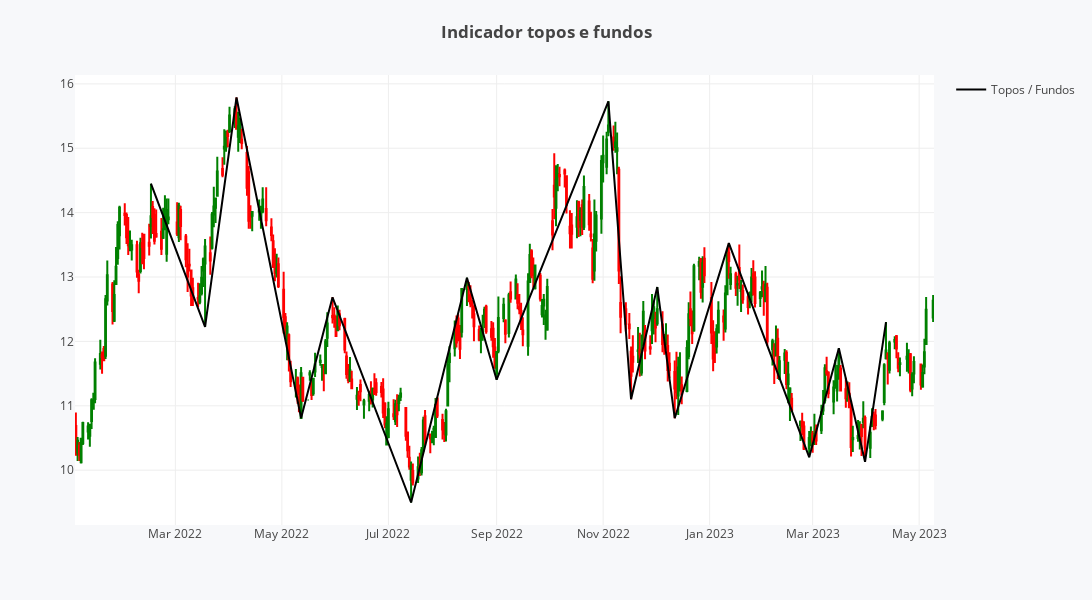

Notebook source saved alongside this figure:
### Code cell
i = 6

df_figure = ls_ativos_topos_fundos[i]
df_topos_fundos = ls_ativos_topos_fundos[i][~ls_ativos_topos_fundos[i].preco.isna()]

fig_topos_fundos = go.Figure(data=[go.Candlestick(name='', x=df_figure.index, open=df_figure.Open, high = df_figure.High,
                                                  low=df_figure.Low, close=df_figure.Close, 
                                                  increasing_line_color= 'green', decreasing_line_color= 'red',
                                                  showlegend=False)])

fig_topos_fundos.add_trace(go.Scatter(x=df_topos_fundos.index, y=df_topos_fundos.preco,
                                      mode="lines", line_width=2, line_dash="solid", line_color="black",
                                      name="Topos / Fundos", showlegend=True))

fig_topos_fundos.update_layout(xaxis_rangeslider_visible=False, title_text='<b>Indicador topos e fundos',
                               template = 'none', margin=dict(l=75, r=75, t=75, b=75), 
                               paper_bgcolor="#f7f8fa",
                               width=1200,height=600)

### Figure 1 — Plotly figure (JSON) as saved in the notebook; plotly's stock layout.template omitted (floating-point values rounded to 4 significant figures; data arrays with more than 128 entries replaced by an {"elided": "..."} marker saying what was removed)
{"data": [{"close": {"elided": "336 float values"}, "decreasing": {"line": {"color": "red"}}, "high": {"elided": "336 float values"}, "increasing": {"line": {"color": "green"}}, "low": {"elided": "336 float values"}, "name": "", "open": {"elided": "336 float values"}, "showlegend": false, "type": "candlestick", "x": {"elided": "336 str values"}}, {"line": {"color": "black", "dash": "solid", "width": 2}, "mode": "lines", "name": "Topos / Fundos", "showlegend": true, "type": "scatter", "x": ["2022-02-15T00:00:00", "2022-03-18T00:00:00", "2022-04-05T00:00:00", "2022-05-12T00:00:00", "2022-05-30T00:00:00", "2022-07-14T00:00:00", "2022-08-15T00:00:00", "2022-09-01T00:00:00", "2022-11-04T00:00:00", "2022-11-17T00:00:00", "2022-12-02T00:00:00", "2022-12-12T00:00:00", "2023-01-12T00:00:00", "2023-02-27T00:00:00", "2023-03-16T00:00:00", "2023-03-31T00:00:00", "2023-04-12T00:00:00"], "y": [14.45, 12.22, 15.79, 10.81, 12.68, 9.498, 12.99, 11.41, 15.73, 11.1, 12.84, 10.81, 13.53, 10.2, 11.89, 10.13, 12.3]}], "layout": {"height": 600, "margin": {"b": 75, "l": 75, "r": 75, "t": 75}, "paper_bgcolor": "#f7f8fa", "title": {"text": "<b>Indicador topos e fundos"}, "width": 1200, "xaxis": {"rangeslider": {"visible": false}}}}
